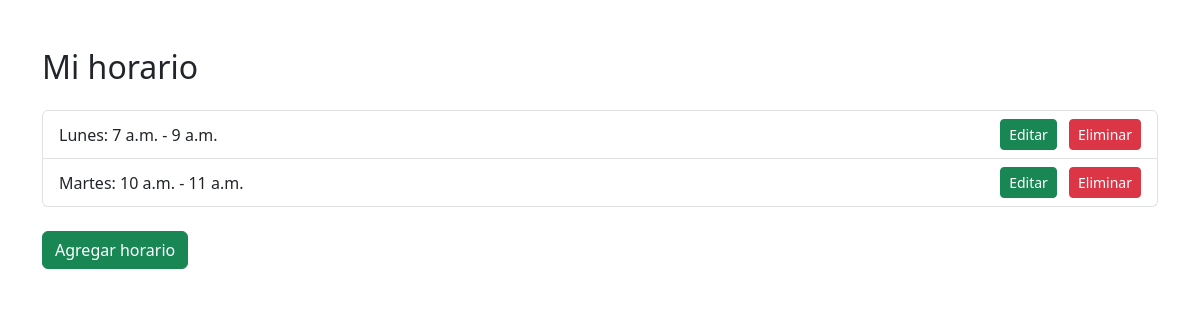
/, run on an earlier commit of the app's database.
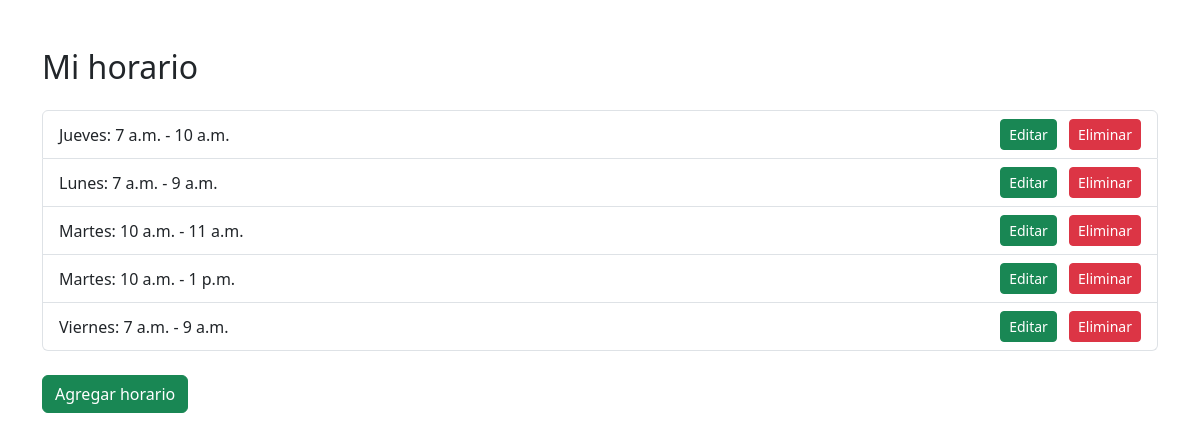
And on a later commit of the database.
### busyschedule/models.py (models this page shows, shortened)
class ClassSchedule(models.Model):
    day = models.CharField(max_length=10, choices=[
        ('Lunes', 'Lunes'),
        ('Martes', 'Martes'),
        ('Miércoles', 'Miércoles'),
        ('Jueves', 'Jueves'),
        ('Viernes', 'Viernes'),
        ('Sábado', 'Sábado'),
        ('Domingo', 'Domingo'),
    ])
    start_time = models.TimeField()
    end_time = models.TimeField()

### busyschedule/views.py (the view)
# urls.py: path('', views.home, name='home'),
def home(request):
    schedules = ClassSchedule.objects.all().order_by('day', 'start_time')
    return render(request, 'home.html', {'schedules': schedules})

### busyschedule/templates/home.html (shortened to what this page needs)
<!DOCTYPE html>
<html lang="es">
<head>
    <link href="https://cdn.jsdelivr.net/npm/bootstrap@5.3.0/dist/css/bootstrap.min.css" rel="stylesheet">
</head>
<body class="container mt-5">
<h2 class="mb-4">Mi horario</h2>
<ul class="list-group">
  {% for s in schedules %}
    <li class="list-group-item d-flex justify-content-between align-items-center">
    <span>{{ s.day }}: {{ s.start_time }} - {{ s.end_time }}</span>
    <span>
        <a href="{% url 'edit_schedule' s.pk %}" class="btn btn-sm btn-success me-2">Editar</a>
        <a href="{% url 'delete_schedule' s.pk %}" class="btn btn-sm btn-danger">Eliminar</a>
    </span>
    </li>
  {% empty %}
    <li class="list-group-item text-muted">No tienes horarios registrados.</li>
  {% endfor %}
</ul>
<a href="{% url 'schedule' %}" class="btn btn-success mt-4">Agregar horario</a>

What changed in the data, as far as the page shows it:
added ClassSchedule: day "Jueves", start_time "7 a.m.", end_time "10 a.m."
added ClassSchedule: day "Martes", start_time "10 a.m.", end_time "1 p.m."
added ClassSchedule: day "Viernes", start_time "7 a.m.", end_time "9 a.m."
